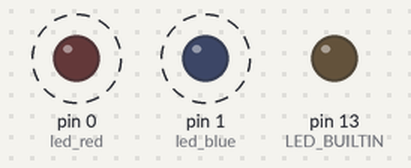
Bench run of a sketch on a simulated Arduino Uno, built with avr-gcc and run on an emulated ATmega328P. On the bench: output pins drawn as LEDs (lit = HIGH). Dashed ring = blinking.

Above: at 0.05 s.
Timing chart, 0 to 3.0 s (numbered marks = the images above):
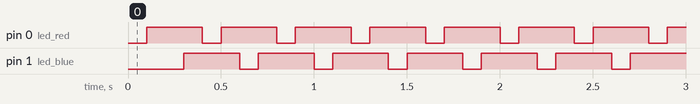

The sketch:

job06-asynchrone.ino
```cpp
// C++ code
// Les LED clignotent en alternance

const int led_red = 0;
const int led_blue = 1;


void setup()
{
  pinMode(LED_BUILTIN, OUTPUT);
  pinMode(led_red, OUTPUT);
  pinMode(led_blue, OUTPUT);

}

void loop()
{
  digitalWrite(led_red, LOW);
  delay(100);
  digitalWrite(led_red, HIGH);
  delay(100);
   digitalWrite(led_blue, LOW);
  delay(100);
  digitalWrite(led_blue, HIGH);
  delay(100);
}
```

Measured:
- by itself, pin 0 (led_red), pin 1 (led_blue): alternates HIGH for 0.30 s and LOW for 0.10 s
